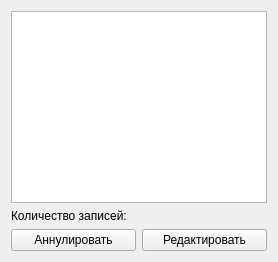
          <widget class="QWidget" name="tabOutgoingReferrals">
           <attribute name="title">
            <string>Исходящие</string>
           </attribute>
           <layout class="QGridLayout" name="gridLayout_36">
            <item row="0" column="0" colspan="2">
             <widget class="QTableView" name="tblOutgoingReferrals">
              <property name="selectionMode">
               <enum>QAbstractItemView::SingleSelection</enum>
              </property>
              <property name="selectionBehavior">
               <enum>QAbstractItemView::SelectRows</enum>
              </property>
             </widget>
            </item>
            <item row="2" column="0">
             <widget class="QPushButton" name="btnAnnulateOutgoingReferral">
              <property name="text">
               <string>Аннулировать</string>
              </property>
             </widget>
            </item>
            <item row="2" column="1">
             <widget class="QPushButton" name="btnEditOutgoingReferral">
              <property name="text">
               <string>Редактировать</string>
              </property>
             </widget>
            </item>
            <item row="1" column="0">
             <layout class="QHBoxLayout" name="horizontalLayout_31">
              <item>
               <widget class="QLabel" name="lblRefOutCountTxt">
                <property name="text">
                 <string>Количество записей:</string>
                </property>
               </widget>
              </item>
             </layout>
            </item>
           </layout>
          </widget>
